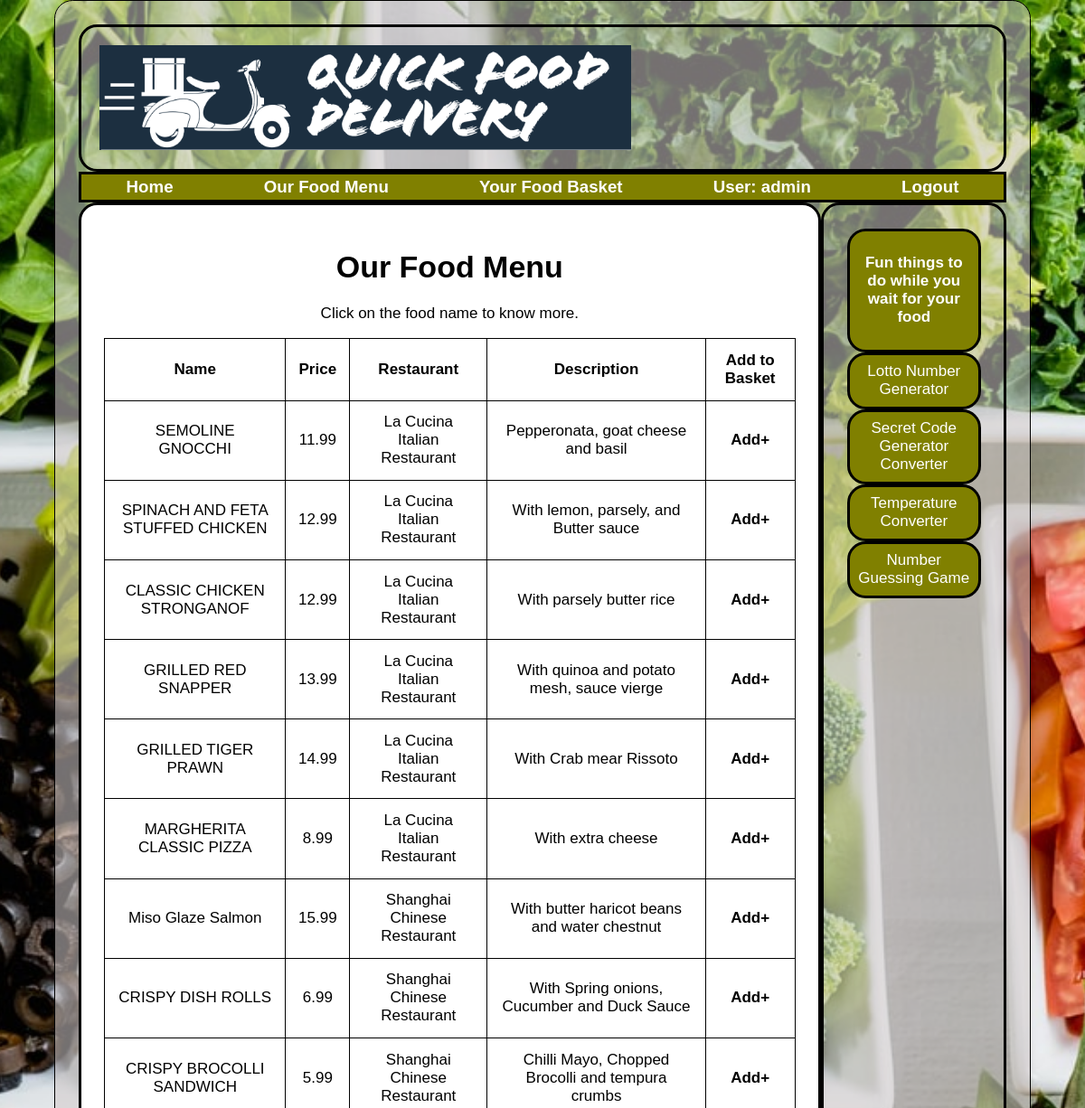
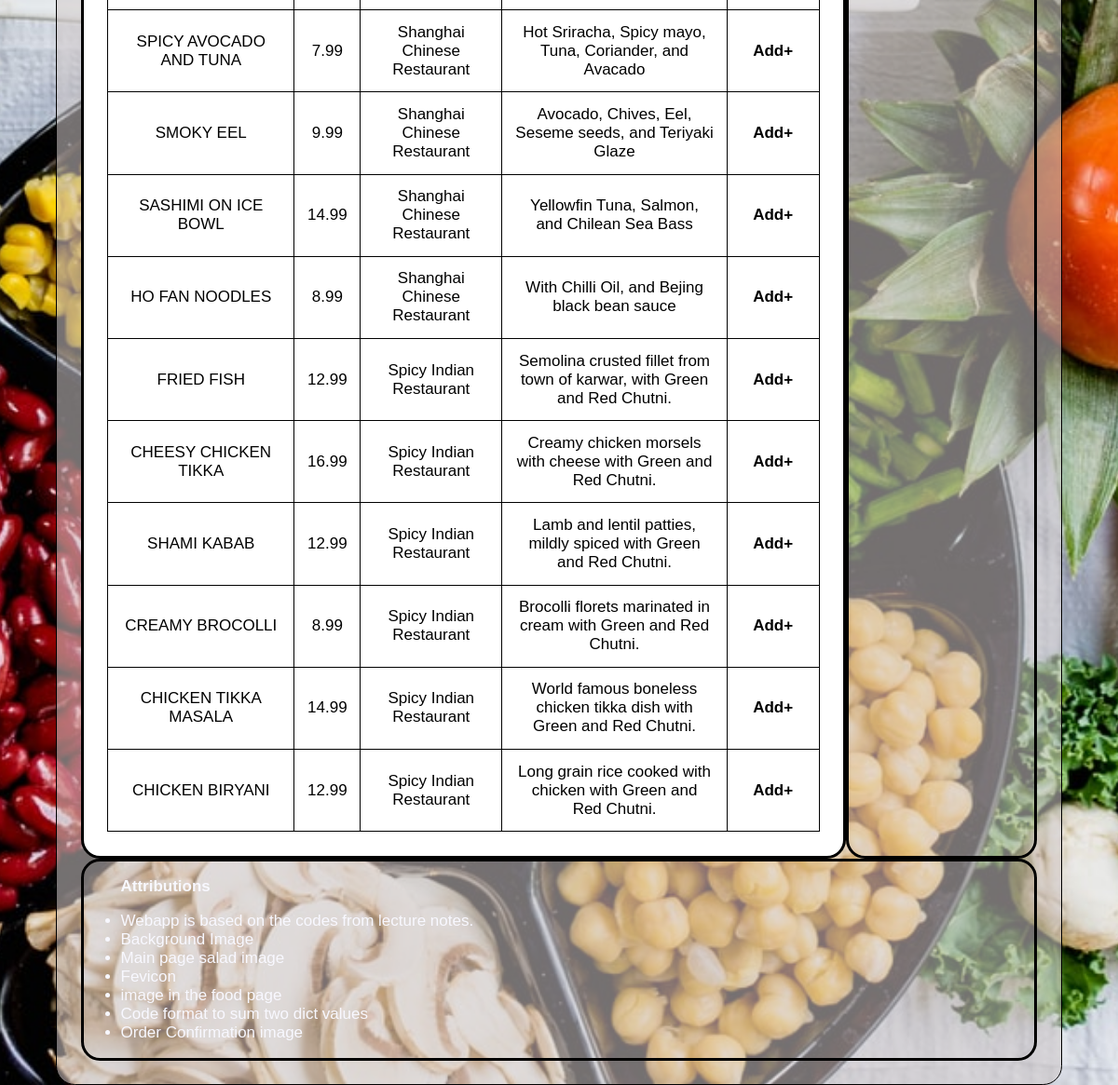
The page /foods (signed in) on the database its author committed (2 pictures, top to bottom).
### tables this page shows
CREATE TABLE foods 
(
    food_id INTEGER PRIMARY KEY AUTOINCREMENT,
    name TEXT NOT NULL ,
    price INTEGER NOT NULL,
    Restaurant TEXT,
    info TEXT
);

### app.py (the view)
@app.route("/foods")
def foods():
    db = get_db()
    foods = db.execute("""SELECT * FROM foods;""").fetchall()
    return render_template("foods.html", foods=foods)

### app.py (called while the page is built)
@app.teardown_appcontext
def close_db_at_end_of_requests(e=None):
    close_db(e)

@app.before_request
def load_logged_in_user():
    g.user = session.get("user_id", None)

### database.py (called while the page is built)
def get_db():
    if "db" not in g:
        g.db = sqlite3.connect(DATABASE,
                               detect_types=sqlite3.PARSE_DECLTYPES
                               )
        g.db.row_factory = sqlite3.Row
    return g.db

### templates/foods.html
{% extends "base.html" %}
{% block main_content %}
<h1>Our Food Menu</h1>
<p>Click on the food name to know more.</p>
<table>
    <th>Name</th>
    <th>Price</th>
    <th>Restaurant</th>
    <th>Description</th>
    <th>Add to Basket</th>
    {% for food in foods %}
    <tr>
        <td class="pointer"><a href="{{ url_for('food', food_id=food['food_id']) }}">{{ food["name"] }}</a></td>
        <td>{{ food["price"] }}</td>
        <td>{{ food["restaurant"] }}</td>
        <td>{{ food["info"] }}</td>
        <td><a class="focus" href="{{ url_for('add_to_basket', food_id=food['food_id']) }}">Add+</a></td>
    </tr>
    {% endfor %}
</table>
{% endblock %}

### static/stylesheets/style.css (style rules this page uses)
*, *:before, *:after { box-sizing: border-box; }
.focus { font-weight: bold; }
table, tr, td, th { border: 1px solid black; border-collapse: collapse; padding: 0.8em; }
:root { font-size: 17px; font-family: Okra, Helvetica, sans-serif; }
html { background-color: olive; background-image: url(test.jpg); background-position: center; background-repeat: no-repeat; background-size: cover; scroll-behavior: smooth; }
a { text-decoration: none; color: inherit; }
body { background-color: rgb(212, 205, 205, 0.55); color: black; width: 90%; margin: auto; padding: 1.5em; border: 1.2px solid black; border-radius: 1.2rem; display: grid; grid-template-columns: 80% 20%; grid-template-rows: auto; grid-template-areas:"top top" "second second" "middle right" "bottom bottom"; flex-wrap: wrap; }

### rows shown on the page
foods: name "SEMOLINE GNOCCHI", price "11.99", restaurant "La Cucina Italian Restaurant", info "Pepperonata, goat cheese and basil"
foods: name "SPINACH AND FETA STUFFED CHICKEN", price "12.99", restaurant "La Cucina Italian Restaurant", info "With lemon, parsely, and Butter sauce"
foods: name "CLASSIC CHICKEN STRONGANOF", price "12.99", restaurant "La Cucina Italian Restaurant", info "With parsely butter rice"
foods: name "GRILLED RED SNAPPER", price "13.99", restaurant "La Cucina Italian Restaurant", info "With quinoa and potato mesh, sauce vierge"
foods: name "GRILLED TIGER PRAWN", price "14.99", restaurant "La Cucina Italian Restaurant", info "With Crab mear Rissoto"
foods: name "MARGHERITA CLASSIC PIZZA", price "8.99", restaurant "La Cucina Italian Restaurant", info "With extra cheese"
foods: name "Miso Glaze Salmon", price "15.99", restaurant "Shanghai Chinese Restaurant", info "With butter haricot beans and water chestnut"
foods: name "CRISPY DISH ROLLS", price "6.99", restaurant "Shanghai Chinese Restaurant", info "With Spring onions, Cucumber and Duck Sauce"
foods: name "CRISPY BROCOLLI SANDWICH", price "5.99", restaurant "Shanghai Chinese Restaurant", info "Chilli Mayo, Chopped Brocolli and tempura crumbs"
foods: name "SPICY AVOCADO AND TUNA", price "7.99", restaurant "Shanghai Chinese Restaurant", info "Hot Sriracha, Spicy mayo, Tuna, Coriander, and Avacado"
foods: name "SMOKY EEL", price "9.99", restaurant "Shanghai Chinese Restaurant", info "Avocado, Chives, Eel, Seseme seeds, and Teriyaki Glaze"
foods: name "SASHIMI ON ICE BOWL", price "14.99", restaurant "Shanghai Chinese Restaurant", info "Yellowfin Tuna, Salmon, and Chilean Sea Bass"
foods: name "HO FAN NOODLES", price "8.99", restaurant "Shanghai Chinese Restaurant", info "With Chilli Oil, and Bejing black bean sauce"
foods: name "FRIED FISH", price "12.99", restaurant "Spicy Indian Restaurant", info "Semolina crusted fillet from town of karwar, with Green and Red Chutni."
foods: name "CHEESY CHICKEN TIKKA", price "16.99", restaurant "Spicy Indian Restaurant", info "Creamy chicken morsels with cheese with Green and Red Chutni."
foods: name "SHAMI KABAB", price "12.99", restaurant "Spicy Indian Restaurant", info "Lamb and lentil patties, mildly spiced with Green and Red Chutni."
foods: name "CREAMY BROCOLLI", price "8.99", restaurant "Spicy Indian Restaurant", info "Brocolli florets marinated in cream with Green and Red Chutni."
foods: name "CHICKEN TIKKA MASALA", price "14.99", restaurant "Spicy Indian Restaurant", info "World famous boneless chicken tikka dish with Green and Red Chutni."
foods: name "CHICKEN BIRYANI", price "12.99", restaurant "Spicy Indian Restaurant", info "Long grain rice cooked with chicken with Green and Red Chutni."

### other values the page prints
{{ g.user }} "admin"
